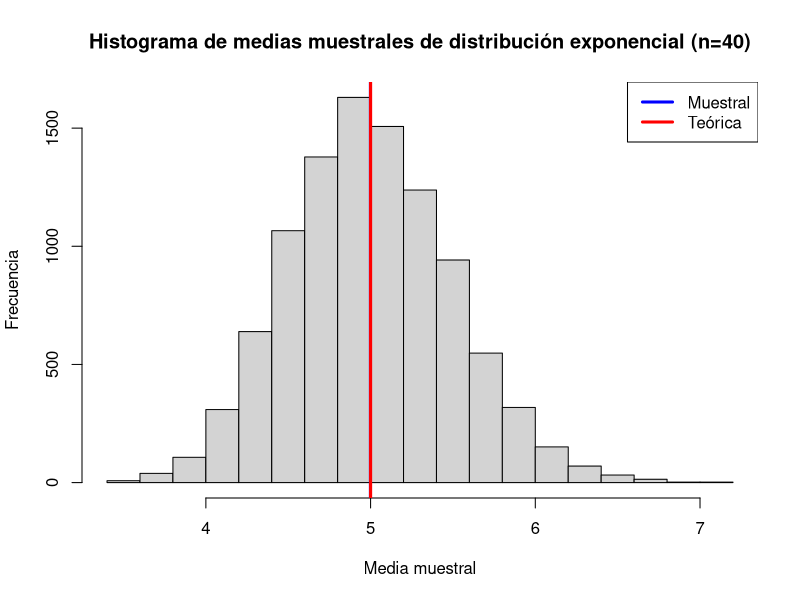
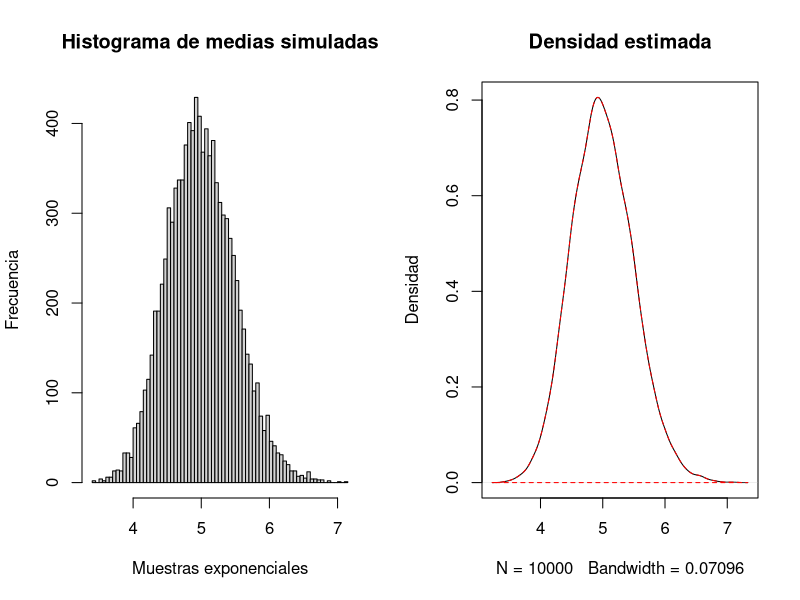
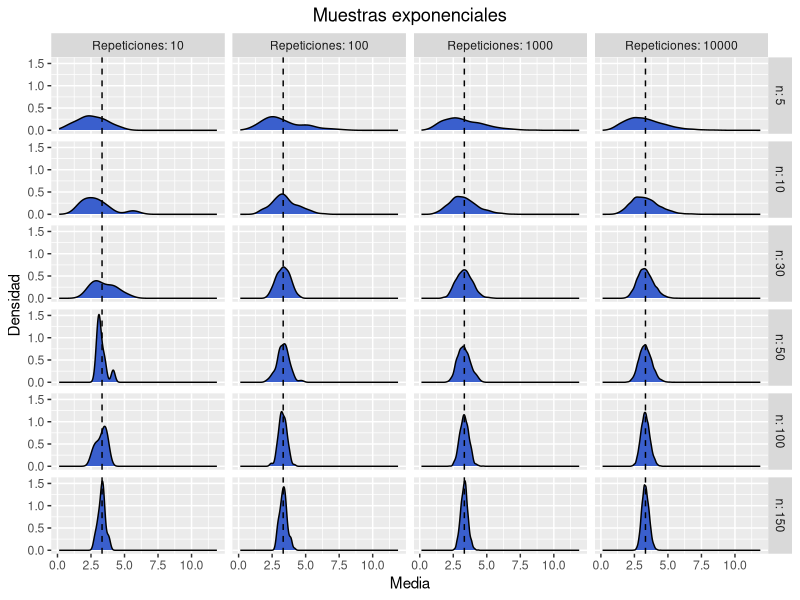
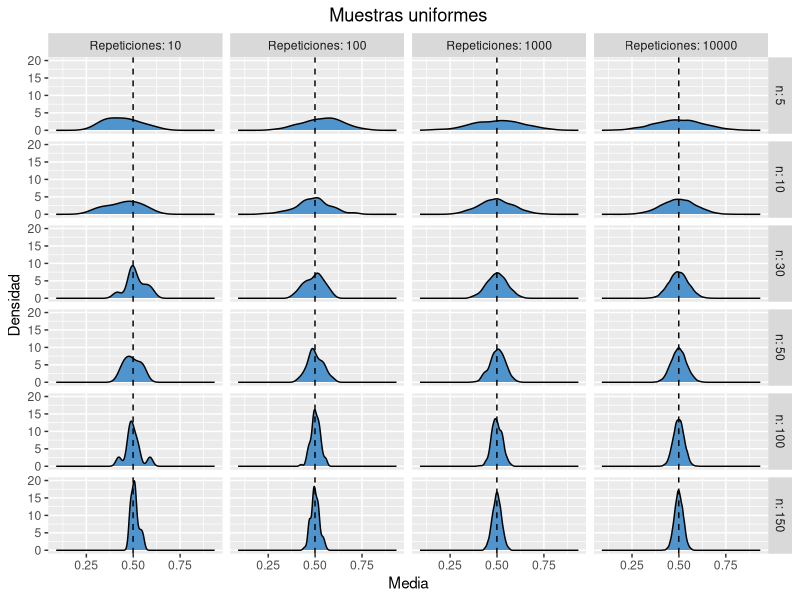
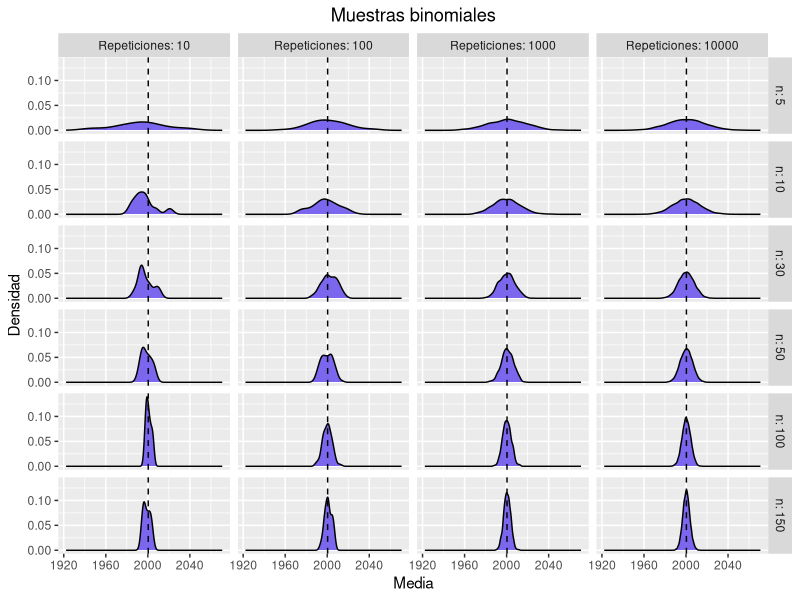
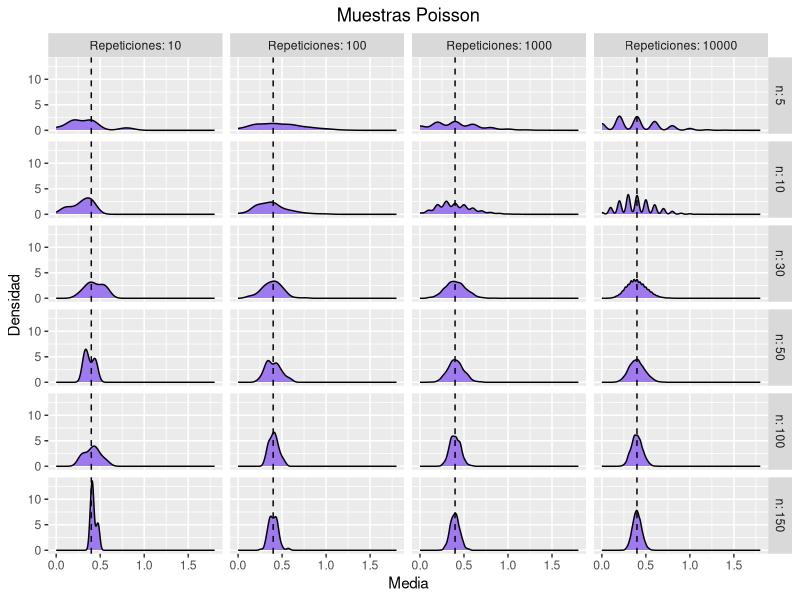
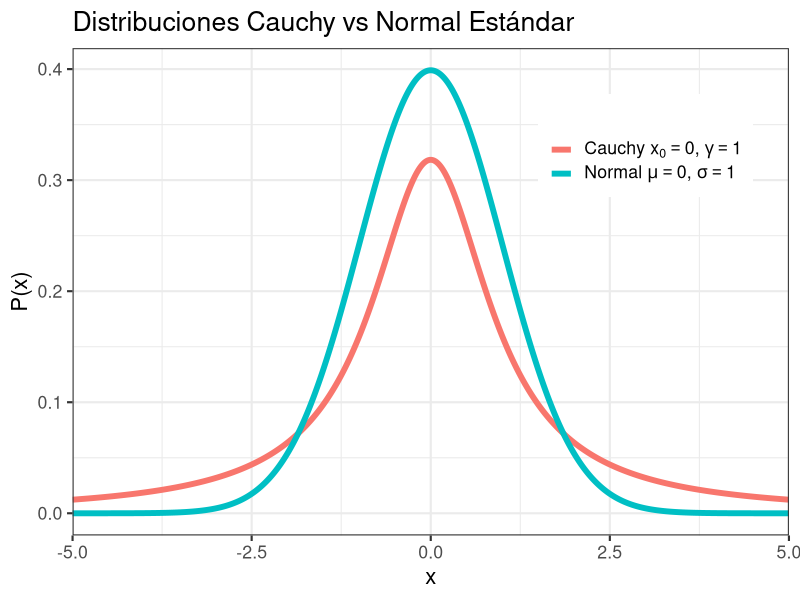
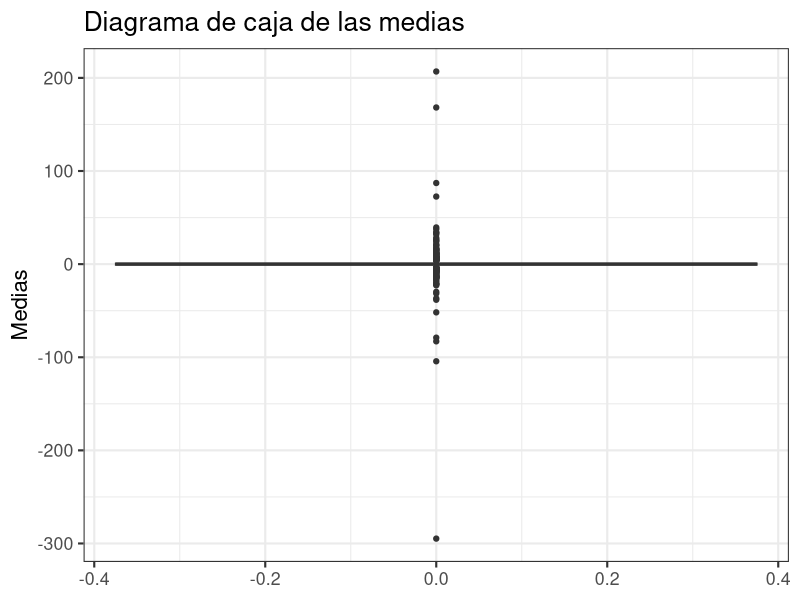

Write the R code that produced these figures, in order.
## ---- chunk 1
library(ggplot2)
## ---- chunk 2
ma <- function(poblacion)
{
  n <- c(5, 10, 30, 50, 100, 150) # Tamaño de muestra
  #n <- c(30, 50, 100, 150) # Tamaño de muestra
  t <- c(10, 100, 1000, 10000)  # Número de veces que se generan las muestras (repeticiones, trial)
  
  df <- data.frame()
  
  for(i in n)   # Para cada tamaño de muestra
  {
    col <- c()
    for(j in t)   # Hacemos j repeticiones o generaciones de la muestra de tamaño n
    {
      trial <- 1:j
      cont <- j
      value <- c()
      while(cont>0)
      {
        muestra <- sample(poblacion,i,replace=TRUE)    # extraemos la muestra de la distribución definida de tamaño i
        xbar <- mean(muestra)                    # sacamos la media de la muestra
        value <- c(value,xbar)                   # Guardamos la media de la muestra
        cont <- cont -1                          # Pasamos a generar otra muestra de las j que debemos generae
      }
      sbar <- sd(value)                     # Desviación estándar de la muestra de tamaño i
      col <- cbind(trial,value,sbar,i,j)    # Juntamos el # de repetición en el que vamos, la media y la desviación de la muestra, el tamaño i y el total de repeticiones j
      df <- rbind(df,col)                   # Lo guardamos en el dataframe
    }
  }
  return(df)
}
## ---- chunk 3
graphs <- function(dataframe,mu,i)
{
  names(dataframe) <- c("# de repetición", "Media", "Desviación estándar", "n", "Repeticiones")
  dist <- c('exponenciales', 'uniformes', 'binomiales', 'Poisson')
  col <- c('royalblue3','steelblue3','slateblue2','mediumpurple2') #"steelblue"

  myTitle <- paste("Muestras", dist[i], sep = " ")
  
  g <- ggplot(dataframe, aes(x = Media)) + geom_density(fill = col[i]) + 
          facet_grid(n ~ Repeticiones, labeller = label_both) +  
          ggtitle(myTitle) + 
          theme(plot.title = element_text(hjust = 0.5))+
          geom_vline(xintercept = mu, linetype = "dashed") +
          ylab('Densidad')
  
  return(g)
}
## ---- chunk 4
set.seed(123)

# Creamos vector vacío para medias de muestras exponenciales
vExp <- NULL

n <- 100
N <- 10000
lambda <- 0.2

for(i in 1:N)
{
  vExp <- c(vExp,mean(rexp(n,lambda)))
}

# Para la media y desviación estándar teórica tenemos
tMedia <- 1/lambda
tDS <- 1/lambda^2
## ---- chunk 5
hist(vExp, xlab='Media muestral',ylab='Frecuencia', main="Histograma de medias muestrales de distribución exponencial (n=40)")
abline(v=mean(vExp), lwd=3, col='blue')
abline(v=tMedia, lwd=3, col='red')
legend(c("Muestral", "Teórica"),x='topright', lwd=c(3,3), col=c('blue', 'red'))
## ---- chunk 6
par(mfrow=c(1,2))
hist(vExp, breaks=60, main="Histograma de medias simuladas",ylab = 'Frecuencia',xlab='Muestras exponenciales')
plot(density(vExp), main="Densidad estimada",ylab='Densidad')
polygon(density(vExp), border='red',lty=2)
## ---- chunk 7
set.seed(123)

pob <- rexp(100000,0.3)
mu <- mean(pob)
sigma <- sd(pob)

cat('Media: ', mu,'\nDesviación estándar: ',sigma)

df <- ma(pob)
head(df)

#png(file="tlc_exponencial.png")
graphs(df,mu,1)
#dev.off()

## ---- chunk 8
set.seed(123)

pob <- runif(100000,0,1)
mu <- mean(pob)
sigma <- sd(pob)

cat('Media: ', mu,'\nDesviación estándar: ',sigma)

df <- ma(pob)
head(df)

#png(file="tlc_uniforme.png")
graphs(df,mu,2)
#dev.off()

## ---- chunk 9
set.seed(123)

pob <- rbinom(800,10000,0.2)
mu <- mean(pob)
sigma <- sd(pob)

cat('Media: ', mu,'\nDesviación estándar: ',sigma)

df <- ma(pob)
head(df)

#png(file="tlc_binomial.png")
graphs(df,mu,3)
#dev.off()
## ---- chunk 10
set.seed(123)

pob <- rpois(100000,0.4)
mu <- mean(pob)
sigma <- sd(pob)

cat('Media: ', mu,'\nDesviación estándar: ',sigma)

df <- ma(pob)
head(df)

#png(file="tlc_poisson.png")
graphs(df,mu,4)
#dev.off()
## ---- chunk 11
ggplot(data.frame(x = c(-5, 5)), aes(x)) + ggtitle("Distribuciones Cauchy vs Normal Estándar")+
  stat_function(fun = dcauchy, n = 1e3, args = list(location = 0, scale = 1), aes(color = "a"), size = 2) +
  stat_function(fun = dnorm, n = 1e3, args = list(mean = 0, sd = 1), aes(color = "b"), size = 2) +
  scale_x_continuous(expand = c(0, 0)) +
  scale_color_discrete(name = "",
                       labels = c("a" = expression(Cauchy ~ x[0] == 0*","~ gamma == 1),
                                  "b" = expression(Normal ~ mu == 0*","~ sigma == 1))) +
  ylab("P(x)") + theme_bw(base_size = 16) + theme(legend.position = c(0.8, 0.8), legend.text.align = 0)

## ---- chunk 12
set.seed(123)
muestras <- NULL
for (i in 1:1000){
  muestras$datos[[i]] <- rcauchy(100,0,1)
  muestras$medias[[i]] <- mean(muestras$datos[[i]])
}

c(summary(as.numeric(muestras$medias)),sd(as.numeric(muestras$medias)))
## ---- chunk 13
df <- as.data.frame(as.numeric(muestras$medias))
ggplot(df, aes(y=as.numeric(muestras$medias))) + geom_boxplot() + ggtitle("Diagrama de caja de las medias") +
  ylab("Medias") + theme_bw(base_size = 16)
## ---- chunk 14
mu = mean(as.numeric(muestras$medias))
sigma =  sd(as.numeric(muestras$medias))

n = 1000 
mean = mu
sd = sigma 
binwidth = .5 # passed to geom_histogram and stat_function 
df <- as.data.frame(as.numeric(muestras$medias)) 

ggplot(df, aes(x = as.numeric(muestras$medias), mean = mean, sd = sd, binwidth = binwidth, n = n)) +
  geom_histogram(binwidth = binwidth, aes(color = "a"), size = .3) + theme_bw() +
  stat_function(fun = function(x) dnorm(x, mean = mean, sd = sd) * n * binwidth, aes(color = "b"), size = 1)+
  scale_x_continuous(expand = c(0, 0)) + ggtitle("Histograma de las medias") +
  scale_color_discrete(name = "", 
                       labels = c("a" = expression(Cauchy),
                                  "b" = expression(Normal))) + 
  xlab("Media") + ylab("Frecuencia") + 
  theme_bw(base_size = 16) + theme(legend.position = c(0.8, 0.8), legend.text.align = 0)
## ---- chunk 15
lgc <- function(m,a,c,z0){ 
  z <- z0
  i <- 1 
  repeat {
    i <- i+1
    z[i] <- (a*z[i-1]+c) %% m 
    if (i>m) break
  } 
  return(z/m) 
  }
z <- lgc(m=100,a=2,c=50,z0=6) 
par(pty="s") 
plot(z[2:2049], z[1:2048],xlab = expression(u[i]),ylab = expression(u[i-1]),main = "Generador congruencial m=100,a=2,c=50", col = "darkorange")
## ---- chunk 16
muestra_dep <- matrix(0,1000,100)
for (i in 1:1000){
  muestra_dep[i,1:100] <- lgc(m=100-1,a=2*i,c=10*1,z0=i)
}

library(corrplot)
corrplot(cor(muestra_dep[,1:20]), method = "color")
## ---- chunk 17
medias_dep <- NULL
for (i in 1:1000){
  medias_dep[i] <- mean(as.numeric(muestra_dep[i,]))
}

c(summary(medias_dep), sd(medias_dep))
## ---- chunk 18
mu = mean(medias_dep)
sigma =  sd(medias_dep)

n = 1000 
mean = mu
sd = sigma 
binwidth = .0005 # passed to geom_histogram and stat_function 
df <- as.data.frame(medias_dep) 

ggplot(df, aes(x = medias_dep, mean = mean, sd = sd, binwidth = binwidth, n = n)) +
  geom_histogram(binwidth = binwidth, aes(color = "a"), size = .3) + theme_bw() +
  stat_function(fun = function(x) dnorm(x, mean = mean, sd = sd) * n * binwidth, aes(color = "b"), size = 1)+
  scale_x_continuous(expand = c(0, 0)) + ggtitle("Histograma de las medias") +
  scale_color_discrete(name = "", 
                       labels = c("a" = expression(Uniformes),
                                  "b" = expression(Normal))) + 
  xlab("Media") + ylab("Frecuencia") + 
  theme_bw(base_size = 16) + theme(legend.position = c(0.8, 0.8), legend.text.align = 0)
## ---- chunk 19
set.seed(123)
muestras_id <- NULL
for (i in 1:1000){
  muestras_id$datos[[i]] <- matrix(0,1,100)
  for (j in 1:100){
    muestras_id$datos[[i]][j] <- rt(1, j, 1/j)
  }
  muestras_id$medias[[i]] <- mean(muestras_id$datos[[i]])
}

c(summary(as.numeric(muestras$medias)),sd(as.numeric(muestras$medias)))
## ---- chunk 20
mu = mean(as.numeric(muestras_id$medias))
sigma =  sd(as.numeric(muestras_id$medias))

n = 1000 
mean = mu
sd = sigma 
binwidth = .05 # passed to geom_histogram and stat_function 
df <- as.data.frame(as.numeric(muestras_id$medias)) 

ggplot(df, aes(x = as.numeric(muestras_id$medias), mean = mean, sd = sd, binwidth = binwidth, n = n)) +
  geom_histogram(binwidth = binwidth, aes(color = "a"), size = .3) + theme_bw() +
  stat_function(fun = function(x) dnorm(x, mean = mean, sd = sd) * n * binwidth, aes(color = "b"), size = 1)+
  scale_x_continuous(expand = c(0, 0)) + ggtitle("Histograma de las medias") +
  scale_color_discrete(name = "", 
                       labels = c("a" = expression(t~de~Student),
                                  "b" = expression(Normal))) + 
  xlab("Media") + ylab("Frecuencia") + 
  theme_bw(base_size = 16) + theme(legend.position = c(0.8, 0.8), legend.text.align = 0)
